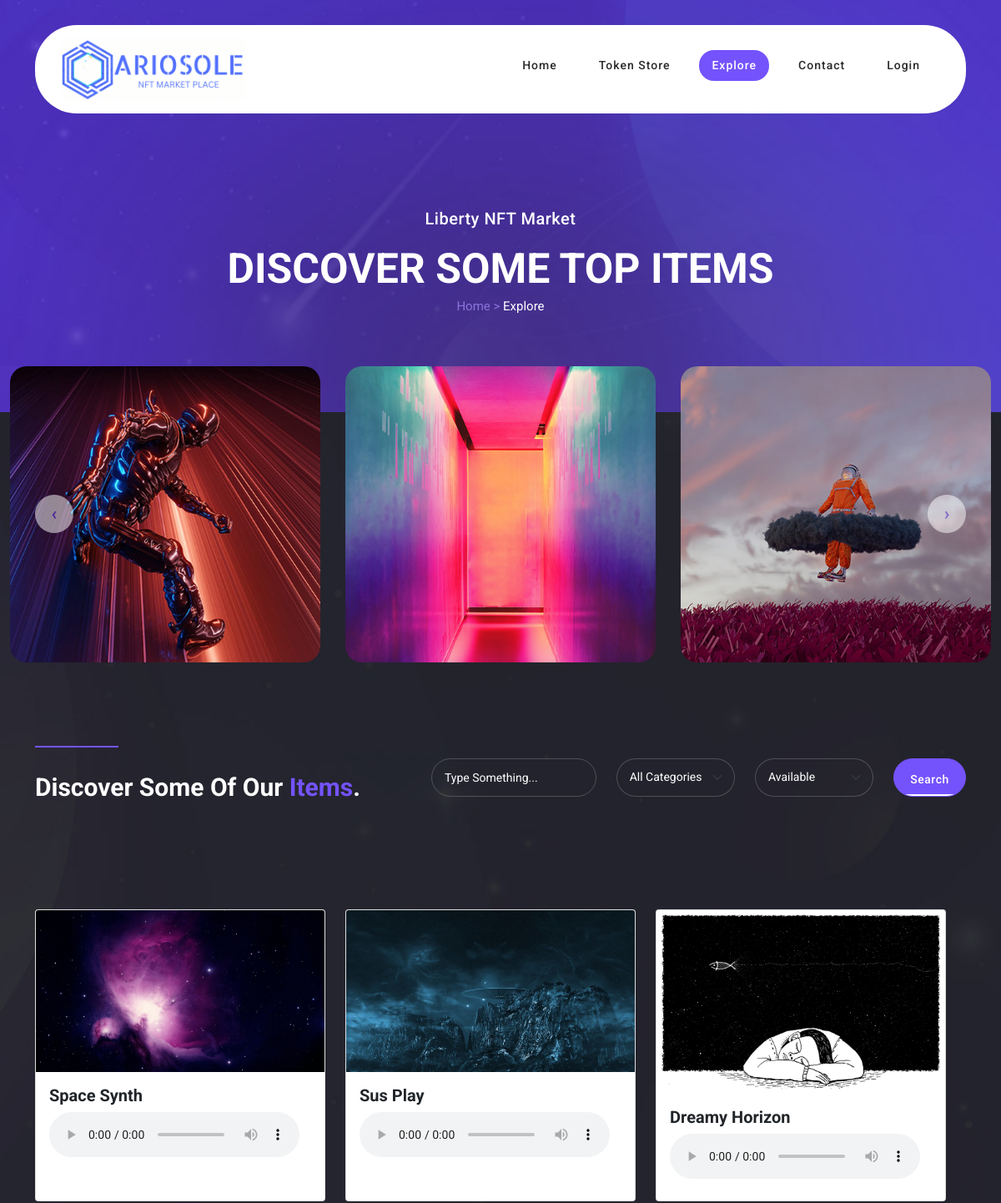
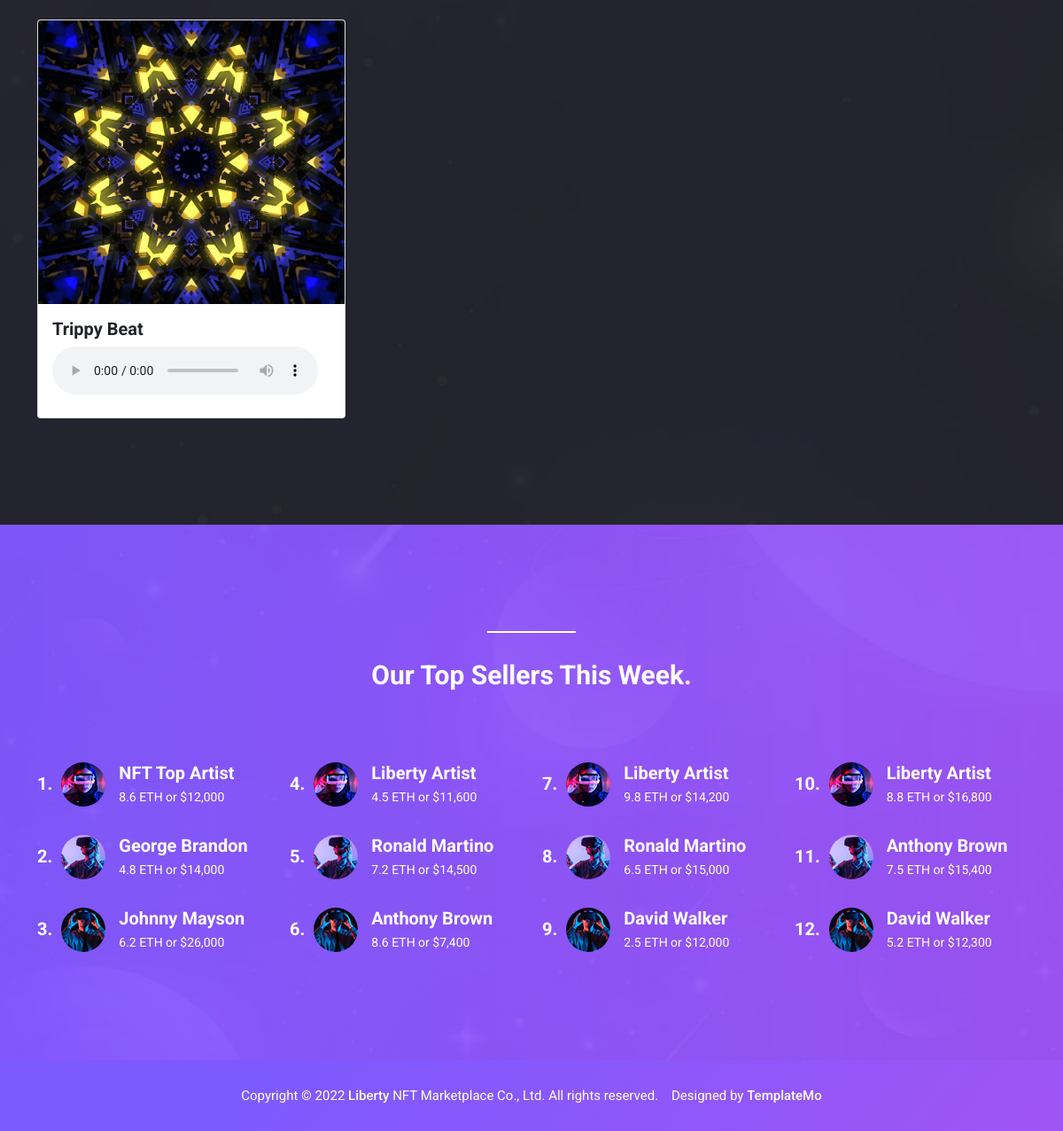
The app's page /musicart with its own data (2 pictures, top to bottom).
### musicart/models.py (models this page shows, shortened)
class musicart(models.Model):
    name = models.CharField( max_length=100)
    music = models.FileField(upload_to='music')
    image = models.ImageField( upload_to='musicimage')

### ariosole/views.py (the view)
# urls.py: path('musicart',Musicart,name="musicart"),
def Musicart(request):
    music = musicart.objects.all()
    context = {
        "musicart":music
    }
    return render(request,"musicart.html", context)

### templates/musicart.html (shortened to what this page needs)
{% load static %}
<!DOCTYPE html>
<html lang="en">
  <head>
    <link href="{% static 'vendor/bootstrap/css/bootstrap.min.css'%}" rel="stylesheet">
    <link rel="stylesheet" href="{% static 'assets/css/fontawesome.css'%}">
    <link rel="stylesheet" href="{% static 'assets/css/templatemo-liberty-market.css'%}">
    <link rel="stylesheet" href="{% static 'assets/css/owl.css'%}">
    <link rel="stylesheet" href="{% static 'assets/css/animate.css'%}">
    <link rel="stylesheet"href="https://unpkg.com/swiper@7/swiper-bundle.min.css"/>
  </head>
<body>
  <header class="header-area header-sticky">
    <div class="container">
        <div class="row">
            <div class="col-12">
                <nav class="main-nav">
                    <a href="index.html" class="logo">
                        <img src="{% static 'assets/images/logo.gif'%}" alt="">
                    </a>
                    <ul class="nav">
                        <li><a href="/">Home</a></li>
                        <li><a href="#tokenstore">Token Store</a></li>
                        <li><a href="{% url 'explore' %}" class="active">Explore</a></li>
                        <li><a href="{% url 'contact' %}">Contact</a></li>
                        {% if user.is_authenticated %}
                        <li><a href="">{{user.username}}</a></li>
                        {% else %}
                        <li><a href="{% url 'Login' %}">Login</a></li>
                        {% endif %}
                    </ul>
                </nav>
            </div>
        </div>
    </div>
  </header>
  <div class="page-heading">
    <div class="container">
      <div class="row">
        <div class="col-lg-12">
          <h6>Liberty NFT Market</h6>
          <h2>Discover Some Top Items</h2>
          <span>Home > <a href="#">Explore</a></span>
        </div>
      </div>
    </div>
    <div class="featured-explore">
      <div class="container-fluid">
        <div class="row">
          <div class="col-lg-12">
            <div class="owl-features owl-carousel">
              <div class="item">
                <div class="thumb">
                  <img src="{% static 'assets/images/featured-01.jpg'%}" alt="" style="border-radius: 20px;">
                </div>
              </div>
              <div class="item">
                <div class="thumb">
                  <img src="{% static 'assets/images/featured-02.jpg'%}" alt="" style="border-radius: 20px;">
                </div>
              </div>
              <div class="item">
                <div class="thumb">
                  <img src="{% static 'assets/images/featured-03.jpg'%}" alt="" style="border-radius: 20px;">
                </div>
              </div>
            </div>
          </div>
        </div>
      </div>
    </div>
  </div>
  <div class="discover-items" id="tokenstore">
    <div class="container">
      <div class="row">
        <div class="col-lg-5">
          <div class="section-heading">
            <div class="line-dec"></div>
            <h2>Discover Some Of Our <em>Items</em>.</h2>
          </div>
        </div>
        <div class="col-lg-7">
          <form id="search-form" name="gs" method="submit" role="search" action="#">
            <div class="row">
              <div class="col-lg-4">
                <fieldset>
                    <input type="text" name="keyword" class="searchText" placeholder="Type Something..." autocomplete="on" required>
                </fieldset>
              </div>
              <div class="col-lg-3">
                <fieldset>
                    <select name="Category" class="form-select" aria-label="Default select example" id="chooseCategory" onchange="this.form.click()">
                        <option selected>All Categories</option>
                    </select>
                </fieldset>
              </div>
              <div class="col-lg-3">
                <fieldset>
                    <select name="Price" class="form-select" aria-label="Default select example" id="chooseCategory" onchange="this.form.click()">
                        <option selected>Available</option>
                    </select>
                </fieldset>
              </div>
              <div class="col-lg-2">
                <fieldset>
                    <button class="main-button">Search</button>
                </fieldset>
              </div>
            </div>
          </form>
        </div>
        <div class="row row-cols-1 row-cols-md-3 g-4">
          {% for musicart in musicart %}
          <div class="col">
            <div class="card h-100">
              <img src="{{musicart.image.url}}" class="card-img-top" alt="Hollywood Sign on The Hill"/>
              <div class="card-body">
                <h5 class="card-title text-dark">{{musicart.name}}</h5>
                <p class="card-text">
                  <audio id="music" preload="true" controls>
                    <source src="{{musicart.music.url}}" type="audio/mpeg">
                  </audio>
                </p>
              </div>
            </div>
          </div>
        {% endfor %}
        </div>
      </div>
    </div>
  </div>
  <div class="top-seller">
    <div class="container">
      <div class="row">
        <div class="col-lg-12">
          <div class="section-heading">
            <div class="line-dec"></div>
            <h2>Our Top Sellers This Week.</h2>
          </div>
        </div>
        <div class="col-lg-3 col-sm-6">
          <div class="row">
            <div class="col-lg-12">
              <div class="item">
                <h4>1.</h4>
                <img src="{% static 'assets/images/author.jpg'%}" alt="" style="max-width: 50px; max-height: 50px; border-radius: 50%;">
                <h6>NFT Top Artist<br><a href="#">8.6 ETH or $12,000</a></h6>
              </div>
            </div>
            <div class="col-lg-12">
              <div class="item">
                <h4>2.</h4>
                <img src="{% static 'assets/images/author-02.jpg'%}" alt="" style="max-width: 50px; max-height: 50px; border-radius: 50%;">
                <h6>George Brandon<br><a href="#">4.8 ETH or $14,000</a></h6>
              </div>
            </div>
            <div class="col-lg-12">
              <div class="item">
                <h4>3.</h4>
                <img src="{% static 'assets/images/author-03.jpg'%}" alt="" style="max-width: 50px; max-height: 50px; border-radius: 50%;">
                <h6>Johnny Mayson<br><a href="#">6.2 ETH or $26,000</a></h6>
              </div>
            </div>
          </div>
        </div>
        <div class="col-lg-3 col-sm-6">
          <div class="row">
            <div class="col-lg-12">
              <div class="item">
                <h4>4.</h4>
                <img src="{% static 'assets/images/author.jpg'%}" alt="" style="max-width: 50px; max-height: 50px; border-radius: 50%;">
                <h6>Liberty Artist<br><a href="#">4.5 ETH or $11,600</a></h6>
              </div>
            </div>
            <div class="col-lg-12">
              <div class="item">
                <h4>5.</h4>
                <img src="{% static 'assets/images/author-02.jpg'%}" alt="" style="max-width: 50px; max-height: 50px; border-radius: 50%;">
                <h6>Ronald Martino<br><a href="#">7.2 ETH or $14,500</a></h6>
              </div>
            </div>
            <div class="col-lg-12">
              <div class="item">
                <h4>6.</h4>
                <img src="{% static 'assets/images/author-03.jpg'%}" alt="" style="max-width: 50px; max-height: 50px; border-radius: 50%;">
                <h6>Anthony Brown<br><a href="#">8.6 ETH or $7,400</a></h6>
              </div>
            </div>
          </div>
        </div>
        <div class="col-lg-3 col-sm-6">
          <div class="row">
            <div class="col-lg-12">
              <div class="item">
                <h4>7.</h4>
                <img src="{% static 'assets/images/author.jpg'%}" alt="" style="max-width: 50px; max-height: 50px; border-radius: 50%;">
                <h6>Liberty Artist<br><a href="#">9.8 ETH or $14,200</a></h6>
              </div>
            </div>
            <div class="col-lg-12">
              <div class="item">
                <h4>8.</h4>
                <img src="{% static 'assets/images/author-02.jpg'%}" alt="" style="max-width: 50px; max-height: 50px; border-radius: 50%;">
                <h6>Ronald Martino<br><a href="#">6.5 ETH or $15,000</a></h6>
              </div>
            </div>
            <div class="col-lg-12">
              <div class="item">
                <h4>9.</h4>
                <img src="{% static 'assets/images/author-03.jpg'%}" alt="" style="max-width: 50px; max-height: 50px; border-radius: 50%;">
                <h6>David Walker<br><a href="#">2.5 ETH or $12,000</a></h6>
              </div>
            </div>
          </div>
        </div>
        <div class="col-lg-3 col-sm-6">
          <div class="row">
            <div class="col-lg-12">
              <div class="item">
                <h4>10.</h4>
                <img src="{% static 'assets/images/author.jpg'%}" alt="" style="max-width: 50px; max-height: 50px; border-radius: 50%;">
                <h6>Liberty Artist<br><a href="#">8.8 ETH or $16,800</a></h6>
              </div>
            </div>
            <div class="col-lg-12">
              <div class="item">
                <h4>11.</h4>
                <img src="{% static 'assets/images/author-02.jpg'%}" alt="" style="max-width: 50px; max-height: 50px; border-radius: 50%;">
                <h6>Anthony Brown<br><a href="#">7.5 ETH or $15,400</a></h6>
              </div>
            </div>
            <div class="col-lg-12">
              <div class="item">
                <h4>12.</h4>
                <img src="{% static 'assets/images/author-03.jpg'%}" alt="" style="max-width: 50px; max-height: 50px; border-radius: 50%;">
                <h6>David Walker<br><a href="#">5.2 ETH or $12,300</a></h6>
              </div>
            </div>
          </div>
        </div>
      </div>
    </div>
  </div>
  <footer>
    <div class="container">
      <div class="row">
        <div class="col-lg-12">
          <p>Copyright © 2022 <a href="#">Liberty</a> NFT Marketplace Co., Ltd. All rights reserved.
          &nbsp;&nbsp;
          Designed by <a title="HTML CSS Templates" rel="sponsored" href="https://templatemo.com" target="_blank">TemplateMo</a></p>
        </div>
      </div>
    </div>
  </footer>
  </body>
</html>

### records on screen
musicart: image (picture), name "Space Synth"
musicart: image (picture), name "Sus Play"
musicart: image (picture), name "Dreamy Horizon"
musicart: image (picture), name "Trippy Beat"
